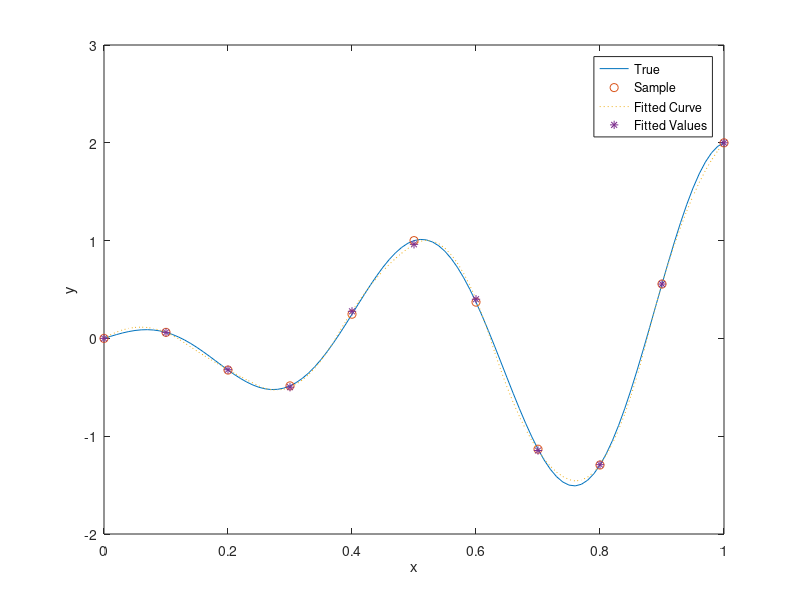
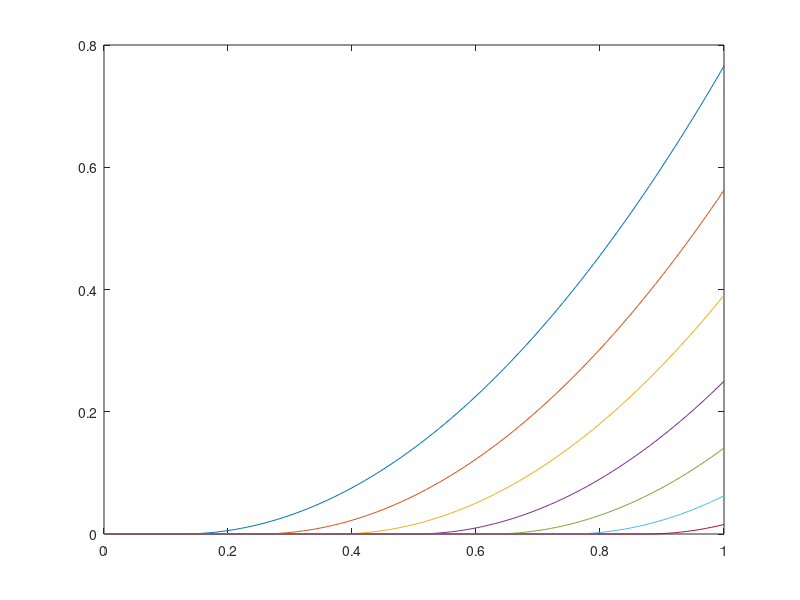

Source code (MATLAB) for these figures, in order:
x=[0:0.1:1]';
x0=[0:0.01:1]';
y0=2*x0.*cos(4*pi*x0);
y=2*x.*cos(4*pi*x);
%figure(1)
%plot(x0,y0,'-',x,y,'o')

n=length(x);
xx = ones(n,1);
 

b1=[];
for i=1:7
   b1=[b1,(x-i/8).^2.*(x>i/8)];
end; 
 

xx = [ones(n,1),x,x.^2,b1];
b = inv(xx'*xx)*xx'*y;
yh = xx*b;

b2=[];

for i=1:7
   b2=[b2,(x0-i/8).^2.*(x0>i/8)];
end;

xx0 = [ones(size(x0)),x0,x0.^2,b2];
yh0 = xx0*b; 

figure(1)

plot(x0,y0,'-',x,y,'o',x0,yh0,':',x,yh,'*')
legend('True', 'Sample','Fitted Curve','Fitted Values')
xlabel('x')
ylabel('y')

figure(2)

plot(x0,b2,'-')